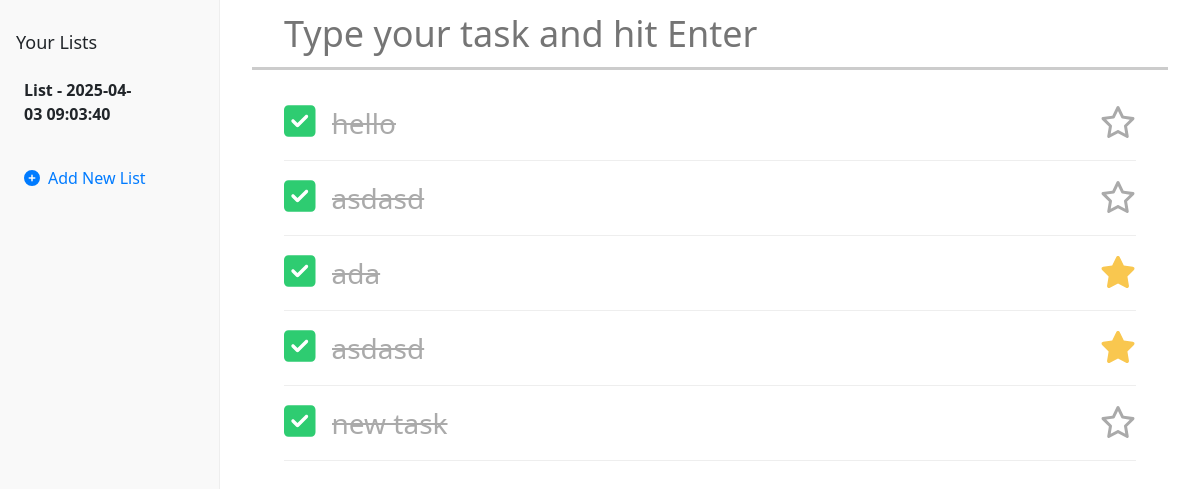
The page /list/1 on the database as committed earlier.
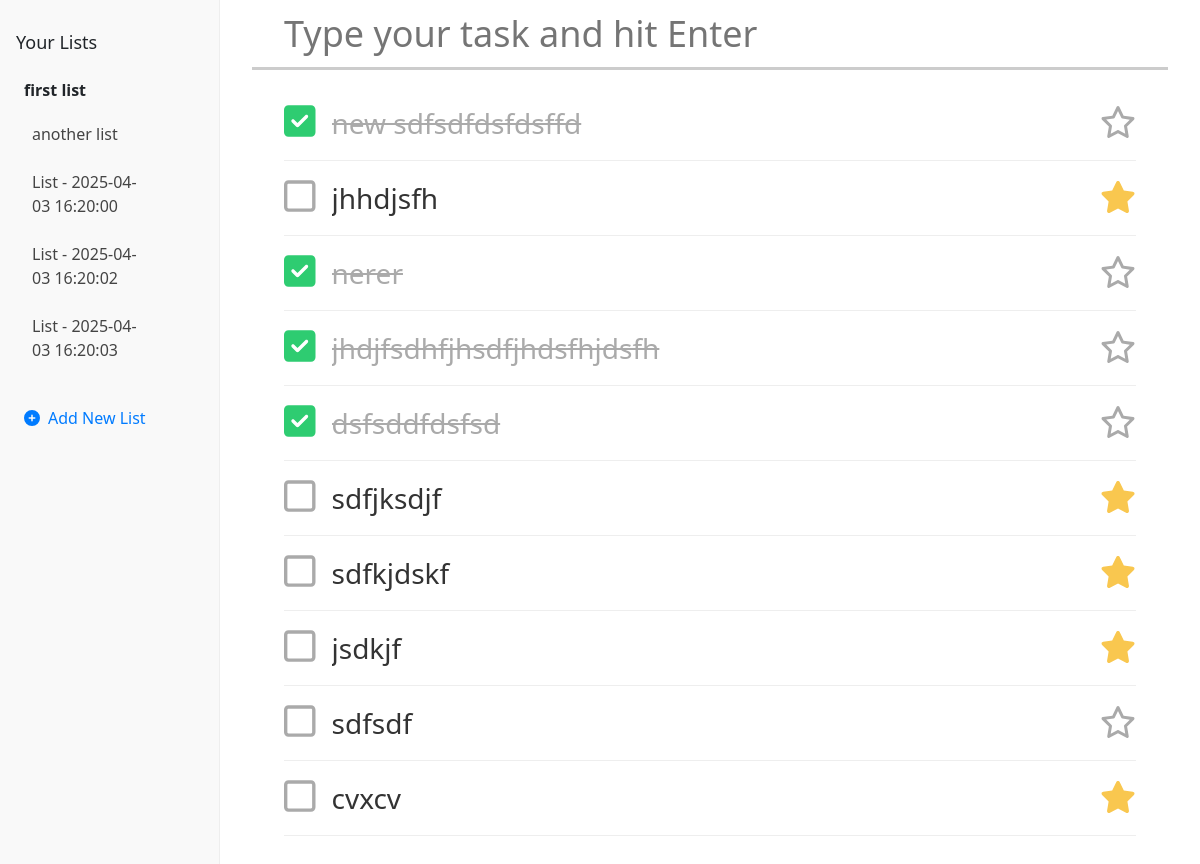
The same page on the database as committed later.
### main.py (models this page shows)
class TodoList(db.Model):
    __tablename__ = "todo_list"
    id: Mapped[int] = mapped_column(Integer, primary_key=True, autoincrement=True)
    name: Mapped[str] = mapped_column(String(100), unique=True)
    date: Mapped[datetime.date] = mapped_column(Date, nullable=False)
    tasks = relationship("TodoTask", back_populates="todo_list", cascade="all, delete")

class TodoTask(db.Model):
    __tablename__ = "todo_task"
    id: Mapped[int] = mapped_column(Integer, primary_key=True, autoincrement=True)
    todo_list_id: Mapped[int] = mapped_column(Integer, db.ForeignKey("todo_list.id", ondelete="CASCADE"))
    task: Mapped[str] = mapped_column(String(256), nullable=False)
    complete: Mapped[bool] = mapped_column(Boolean, default=False)
    starred: Mapped[bool] = mapped_column(Boolean, default=False)
    due_date: Mapped[datetime.date] = mapped_column(Date, nullable=True)
    todo_list = relationship("TodoList", back_populates="tasks")

### main.py (the view)
@app.route("/list/<int:list_id>")
def view_list(list_id):
    all_lists = db.session.scalars(db.select(TodoList)).all()
    active_list = db.get_or_404(TodoList, list_id)
    tasks = active_list.tasks
    form = forms.CreateTaskForm()
    return render_template(
        "index.html",
        form=form,
        todo_lists=all_lists,
        active_list=active_list,
        tasks=tasks
    )

### forms.py
class CreateTaskForm(FlaskForm):
    task = StringField("Task", validators=[DataRequired()])
    complete = BooleanField("Complete")
    starred = StringField("Star")
    due_date = StringField("Due Date")
    submit = SubmitField("Submit Task")

### templates/index.html (shortened to what this page needs)
{% include "header.html" %}
<body>
<div class="layout">
  <div class="sidebar">
    <h3>Your Lists</h3>
      <ul class="list-nav">
        {% for todo_list in todo_lists %}
          <li class="{% if todo_list.id == active_list.id %}active{% endif %}" data-list-id="{{ todo_list.id }}">
            <div class="list-name-row">
              {% if todo_list.id == active_list.id %}
                <strong>{{ todo_list.name }}</strong>
              {% else %}
                <a href="{{ url_for('view_list', list_id=todo_list.id) }}">{{ todo_list.name }}</a>
              {% endif %}
            </div>
          </li>
        {% endfor %}
      </ul>
    <form method="POST" action="{{ url_for('create_list') }}">
      <button type="submit" class="new-list-button">
        <i class="fa-solid fa-circle-plus"></i>
        <span>Add New List</span>
      </button>
    </form>
  </div>
  <div class="main-content">
    <div class="task-input-wrapper">
      <form method="POST" action="{{ url_for('home') }}">
        {{ form.task(id="task-input", size=100, placeholder="Type your task and hit Enter", autocomplete="off") }}
      </form>
    </div>
    {% if active_list %}
      <div class="task-list">
        {% for task in active_list.tasks %}
          <div class="task-item">
            <form method="POST" action="{{ url_for('update_task', task_id=task.id) }}">
              <button type="submit" name="toggle_complete" class="icon-button">
                {% if task.complete %}
                  <i class="fa-solid fa-square-check check-icon completed"></i>
                {% else %}
                  <i class="fa-regular fa-square check-icon"></i>
                {% endif %}
              </button>
            </form>
            <form method="POST" action="{{ url_for('update_task', task_id=task.id) }}" class="task-edit-form">
              <input
                type="text"
                name="edited_task"
                value="{{ task.task }}"
                class="task-text-input {% if task.complete %}done{% endif %}"
                data-original="{{ task.task }}"
                onblur="submitIfChanged(this)"
              />
            </form>
            <form method="POST" action="{{ url_for('update_task', task_id=task.id) }}">
              <button type="submit" name="toggle_star" class="icon-button">
                {% if task.starred %}
                  <i class="fa-solid fa-star star-icon starred"></i>
                {% else %}
                  <i class="fa-regular fa-star star-icon"></i>
                {% endif %}
              </button>
            </form>
          </div>
        {% endfor %}
      </div>
    {% endif %}
  </div>
</div>
</body>
</html>

### templates/header.html (shortened to what this page needs)
<!DOCTYPE html>
<html lang="en">
  <head>
    {% block styles %}
    <link rel="stylesheet" href="{{ url_for('static', filename='css/styles.css') }}">
    <link
      href="https://cdn.jsdelivr.net/npm/bootstrap@5.3.2/dist/css/bootstrap.min.css"
      rel="stylesheet"
    />
    {% endblock %}
  </head>

### static/css/styles.css (style rules this page uses)
body { margin: 0; padding: 0; font-family: 'Segoe UI', sans-serif; background-color: #ffffff; }
.task-input-wrapper { padding: 0; margin: 0; background-color: #fff; border: none; box-shadow: none; }
.task-input-wrapper form { margin: 0; }
.task-input-wrapper input[type="text"] { width: 100%; padding: 0.75rem 1rem 0.75rem 2rem; font-size: 36px; border: none; outline: none; background-color: transparent; color: #222; line-height: 1.2; border-bottom: 3px solid #ccc; transition: border-color 0.2s ease-in-out; }
.task-list { padding: 1rem 2rem; }
.task-item { display: flex; align-items: center; gap: 1rem; padding: 0.75rem 0; border-bottom: 1px solid #eee; font-size: 28px; color: #333; }
.task-edit-form { flex: 1; }
.task-text-input { font-size: 28px; border: none; background: transparent; width: 100%; color: #333; padding: 0.25rem 0; }
.task-text-input.done { text-decoration: line-through; color: #aaa; }
.check-icon { font-size: 40px; cursor: pointer; color: #aaa; flex-shrink: 0; line-height: 1; transition: color 0.2s ease, transform 0.2s ease; }
.icon-button { background: none; border: none; padding: 0; margin: 0; cursor: pointer; }
.check-icon { font-size: 36px; color: #aaa; transition: color 0.2s ease; }
.check-icon.completed { color: #2ecc71; }
.star-icon { font-size: 32px; margin-left: 1rem; color: #aaa; transition: color 0.2s ease; }
.star-icon.starred { color: #f9c74f; }
.layout { display: flex; min-height: 100vh; }
.sidebar { width: 220px; background-color: #f9f9f9; padding-top: 2rem; padding-right: 1rem; padding-bottom: 1rem; padding-left: 1rem; border-right: 1px solid #eee; font-size: 16px; }
.sidebar h3 { margin-top: 0; font-size: 18px; margin-bottom: 1rem; }
.list-nav { list-style: none; padding: 0; margin: 0; }
.list-nav li { position: relative; padding: 0.5rem; display: flex; flex-direction: column; }
.list-nav li a { text-decoration: none; color: #444; display: block; padding: 0.25rem 0.5rem; border-radius: 4px; transition: background-color 0.2s ease; }
.list-name-row { display: flex; justify-content: space-between; align-items: center; }
.main-content { flex: 1; padding-left: 2rem; padding-right: 2rem; padding-bottom: 2rem; }
.new-list-button { margin-top: 1.5rem; width: 100%; background: none; border: none; color: #007BFF; font-size: 16px; cursor: pointer; display: flex; align-items: center; gap: 0.5rem; padding: 0.5rem; border-radius: 6px; transition: background-color 0.2s ease; }

Rows that differ between the two databases and show on the page:
changed TodoList: name "List - 2025-04-03 09:03:40" → "first list"
added TodoList: name "another list"
added TodoList: name "List - 2025-04-03 16:20:00"
added TodoList: name "List - 2025-04-03 16:20:02"
added TodoList: name "List - 2025-04-03 16:20:03"
changed TodoTask: edited_task "hello" → "new sdfsdfdsfdsffd"
changed TodoTask: complete True → False (drawn); edited_task "asdasd" → "jhhdjsfh"; starred False → True (drawn)
changed TodoTask: edited_task "ada" → "nerer"; starred True → False (drawn)
changed TodoTask: edited_task "asdasd" → "jhdjfsdhfjhsdfjhdsfhjdsfh"; starred True → False (drawn)
changed TodoTask: edited_task "new task" → "dsfsddfdsfsd"
added TodoTask: complete False (drawn), edited_task "sdfjksdjf", starred True (drawn)
added TodoTask: complete False (drawn), edited_task "sdfkjdskf", starred True (drawn)
added TodoTask: complete False (drawn), edited_task "jsdkjf", starred True (drawn)
added TodoTask: complete False (drawn), edited_task "sdfsdf", starred False (drawn)
added TodoTask: complete False (drawn), edited_task "cvxcv", starred True (drawn)
